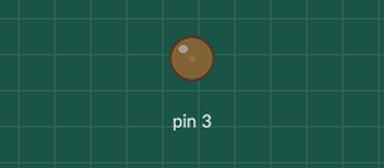
This sketch was run on a simulated Arduino Uno, built with avr-gcc and run on an emulated ATmega328P. Shown: output pins drawn as LEDs (lit = HIGH).

Above: at 0.05 s.
At 1.15 s:
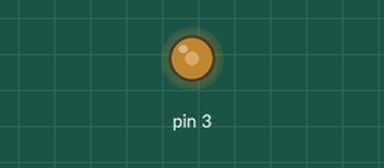
At 2.3 s:
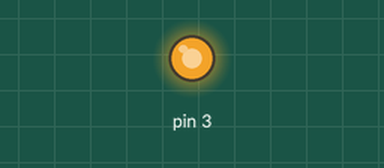
At 4.55 s:
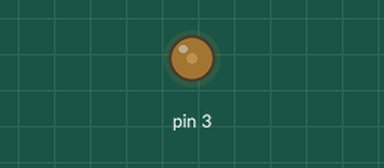
Timing chart, 0 to 6.7 s (numbered marks = the images above):
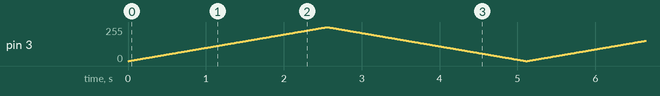

The sketch:

Tema8_otro.ino
```cpp
void setup() {
  pinMode(3, OUTPUT);
}

void loop() {
  int pot0;
  int dimmer_led;

  for (int i = 0; i < 255; i++) {
  //for (int i = 0; i < 1024; i++) {
    //dimmer_led = map(i, 0, 1023, 0, 255);
    //analogWrite(3, dimmer_led);
    analogWrite(3, i);
    delay(10);

  }

  for (int i = 255; i >= 0; i--) {
  //for (int i = 1023; i >= 0; i--) {
    //dimmer_led = map(i, 0, 1023, 0, 255);
    //analogWrite(3, dimmer_led);
    analogWrite(3, i);
    delay(10);

  }

}
```
